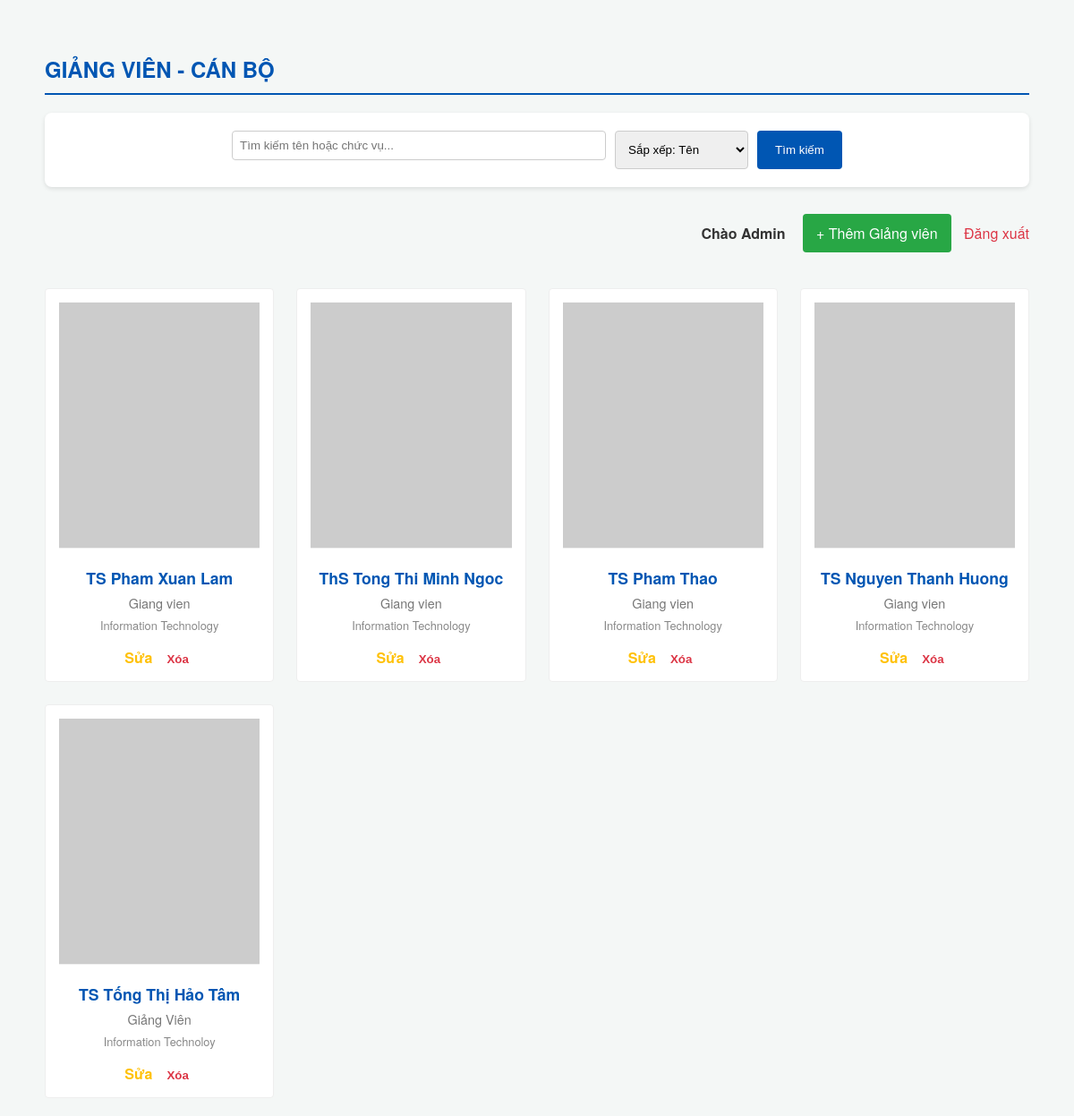
The page / (signed in) on the database its author committed.
### tables this page shows
CREATE TABLE lecturer (
    lecturer_id INTEGER PRIMARY KEY AUTOINCREMENT,
    name TEXT NOT NULL,
    title TEXT,
    position TEXT,
    email TEXT UNIQUE,
    phone TEXT,
    department TEXT,
    research_field TEXT
);

### app.py (the view)
@app.route('/')
def index():
    search_query = request.args.get('search', '')
    connection = get_db_connection()
    if search_query:
        query = "SELECT * FROM lecturer WHERE name LIKE ? OR position LIKE ?"
        lecturers = connection.execute(query, (f'%{search_query}%', f'%{search_query}%')).fetchall()
    else:
        lecturers = connection.execute('SELECT * FROM lecturer').fetchall()
    connection.close()
    return render_template('index.html', lecturers=lecturers)

### app.py (called while the page is built)
def get_db_connection():
    connection = sqlite3.connect(db_file)
    connection.row_factory = sqlite3.Row
    return connection

### templates/index.html (shortened to what this page needs)
<!DOCTYPE html>
<html lang="en">
<head>
    <link rel="stylesheet" href="{{ url_for('static', filename='styles.css') }}">
</head>
<body>
    <div class="container">
        <h2>Giảng viên - Cán bộ</h2>
        <div class="filter-section">
            <form action="/" method="GET" class="search-box">
                <input type="text" name="search" value="{{ search_query }}" placeholder="Tìm kiếm tên hoặc chức vụ...">
                <select name="sort" onchange="this.form.submit()">
                    <option value="name" {% if current_sort == 'name' %}selected{% endif %}>Sắp xếp: Tên</option>
                </select>
                <button type="submit">Tìm kiếm</button>
            </form>
        </div>
        <div class="admin-nav" style="text-align: right; margin-bottom: 20px;">
            {% if session.get('logged_in') %}
                <span style="font-weight: bold; margin-right: 15px;">Chào Admin</span>
                <a href="{{ url_for('add') }}" class="btn-add">+ Thêm Giảng viên</a>
                <a href="{{ url_for('logout') }}" style="color: #dc3545; text-decoration: none; margin-left: 10px;">Đăng xuất</a>
            {% else %}
                <a href="{{ url_for('login') }}" style="color: #0056b3; text-decoration: none; font-size: 0.9em;">Admin Login</a>
            {% endif %}
        </div>
        <div class="lecturer-grid">
            {% for l in lecturers %}
            <div class="card">
                <a href="{{ url_for('profile', id=l['lecturer_id']) }}">
                    <img src="https://via.placeholder.com/180x220" alt="{{ l['name'] }}">
                </a>
                <div class="card-content">
                    <div class="name">{{ l['title'] }} {{ l['name'] }}</div>
                    <div class="pos">{{ l['position'] }}</div>
                    <div class="dept" style="font-size: 0.8em; color: #888; margin-top: 5px;">{{ l['department'] }}</div>
                </div>
                {% if session.get('logged_in') %}
                <div class="admin-actions">
                    <a href="{{ url_for('edit', id=l['lecturer_id']) }}" class="btn-edit">Sửa</a>
                    <form action="{{ url_for('delete', id=l['lecturer_id']) }}" method="POST" style="display:inline;">
                        <button type="submit" class="btn-delete" onclick="return confirm('Xóa giảng viên này?')">Xóa</button>
                    </form>
                </div>
                {% endif %}
            </div>
            {% endfor %}
        </div>
    </div>
</body>
</html>

### static/styles.css (style rules this page uses)
body { font-family: 'Helvetica Neue', Helvetica, Arial, sans-serif; background-color: #f4f7f6; margin: 0; padding: 0; color: #333; }
.container { max-width: 1100px; margin: 0 auto; padding: 20px; }
h1, h2, h3 { color: #0056b3; text-transform: uppercase; }
h2 { border-bottom: 2px solid #0056b3; padding-bottom: 10px; margin-top: 40px; }
.filter-section { background: #fff; padding: 20px; border-radius: 8px; box-shadow: 0 2px 5px rgba(0,0,0,0.1); margin-bottom: 30px; }
.search-box { display: flex; gap: 10px; justify-content: center; }
.search-box input, .search-box select { padding: 10px; border: 1px solid #ccc; border-radius: 4px; }
.search-box input { flex-grow: 1; max-width: 400px; }
.search-box button { padding: 10px 20px; background-color: #0056b3; color: white; border: none; border-radius: 4px; cursor: pointer; }
.lecturer-grid { display: grid; grid-template-columns: repeat(auto-fill, minmax(220px, 1fr)); gap: 25px; }
.card { background: #fff; border: 1px solid #eee; padding: 15px; text-align: center; transition: 0.3s; border-radius: 4px; }
.card img { width: 100%; height: auto; border-bottom: 1px solid #f0f0f0; margin-bottom: 15px; }
.card .name { font-weight: bold; color: #0056b3; font-size: 1.1em; }
.card .pos { font-size: 0.9em; color: #777; margin-top: 5px; }
.btn-add { display: inline-block; background-color: #28a745; color: white; padding: 10px 15px; text-decoration: none; border-radius: 4px; margin-bottom: 20px; }
.admin-actions { margin-top: 15px; display: flex; justify-content: center; gap: 10px; }
.btn-edit { color: #ffc107; text-decoration: none; font-weight: bold; }
.btn-delete { background: none; border: none; color: #dc3545; cursor: pointer; font-weight: bold; }
form input[type="text"], form input[type="email"], form input[type="password"] { width: 100%; padding: 8px; margin-bottom: 10px; border: 1px solid #ccc; border-radius: 4px; }

### rows shown on the page
lecturer: title "TS", name "Pham Xuan Lam", position "Giang vien", department "Information Technology"
lecturer: title "ThS", name "Tong Thi Minh Ngoc", position "Giang vien", department "Information Technology"
lecturer: title "TS", name "Pham Thao", position "Giang vien", department "Information Technology"
lecturer: title "TS", name "Nguyen Thanh Huong", position "Giang vien", department "Information Technology"
lecturer: title "TS", name "Tống Thị Hảo Tâm", position "Giảng Viên", department "Information Technoloy"
